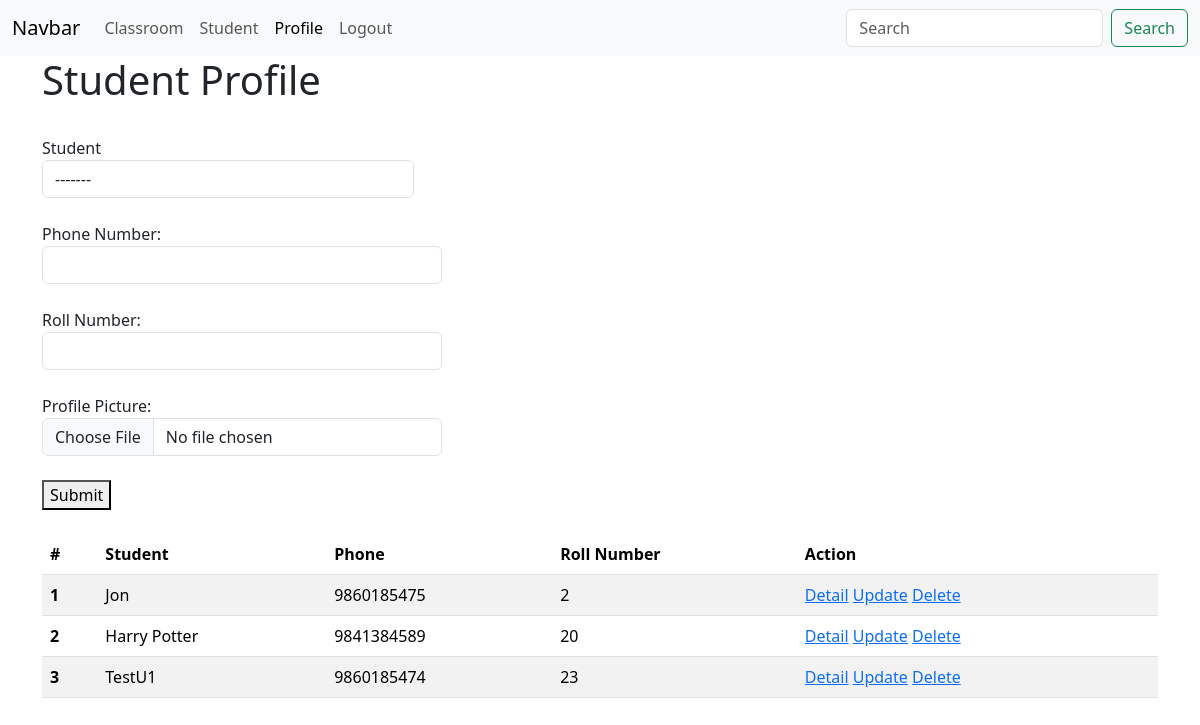
/crud/student-profile/ (signed in), run on the app's committed database.
### crud/models.py (models this page shows)
class StudentProfile(models.Model):
    student = models.OneToOneField(Student, on_delete=models.CASCADE)
    phone = models.CharField(max_length=14)
    roll_no = models.IntegerField()
    profile_picture = models.FileField(null=True, blank=True,
                                       upload_to='profile_pictures')

class Student(models.Model):
    name = models.CharField(max_length=20)
    email = models.EmailField(max_length=20)
    age = models.IntegerField()
    address = models.CharField(max_length=20)
    classroom = models.ForeignKey(ClassRoom, on_delete=models.CASCADE)

### crud/views.py (the view, shortened to what this page needs)
# urls.py: path('student-profile/', student_profile, name='student_profile'),
@login_required
def student_profile(request):
    profiles = StudentProfile.objects.all()
    students = Student.objects.all()
    return render(request, template_name="crud/student_profile.html",
                  context={"profiles": profiles, "students": students, "profile_active": "active"})

### crud/templates/crud/student_profile.html (shortened to what this page needs)
{% extends 'core/base.html' %}
{% block content %}
    <h1>Student Profile</h1><br>
    <form method="post" action="{% url 'student_profile' %}" enctype="multipart/form-data">
        <div class="form-group col-md-4">
            <label for="inputState">Student</label>
            <select id="inputState" class="form-control" name="student">
                <option value="2">-------</option>
            </select>
        </div><br>
        Phone Number:<br>
        <input class="form form-control" name="phone" style="width: 400px"><br>
        Roll Number:<br>
        <input class="form form-control" name="roll" style="width: 400px"><br>
        Profile Picture:<br>
        <input type="file" class="form form-control" name="pp" style="width: 400px"><br>
        <button type="submit">Submit</button>
        <br>
    </form><br>
    <table class="table table-striped">
        <thead>
        <tr>
            <th scope="col">#</th>
            <th scope="col">Student</th>
            <th scope="col">Phone</th>
            <th scope="col">Roll Number</th>
            <th scope="col">Action</th>
        </tr>
        </thead>
        <tbody>
        {% for profile in profiles %}
            <tr>
                <th scope="row">{{ forloop.counter }}</th>
                <td>{{ profile.student.name }}</td>
                <td>{{ profile.phone }}</td>
                <td>{{ profile.roll_no }}</td>
                <td>
                    <a href="{% url 'detail_profile' profile.id %}">Detail</a>
                    <a href="{% url 'update_profile' profile.id %}">Update</a>
                    <a href="#">Delete</a>
                </td>
            </tr>
        {% endfor %}
        </tbody>
    </table>
{% endblock %}

### data on the page
StudentProfile: student.name "Jon", phone "9860185475", roll_no "2"
StudentProfile: student.name "Harry Potter", phone "9841384589", roll_no "20"
StudentProfile: student.name "TestU1", phone "9860185474", roll_no "23"
